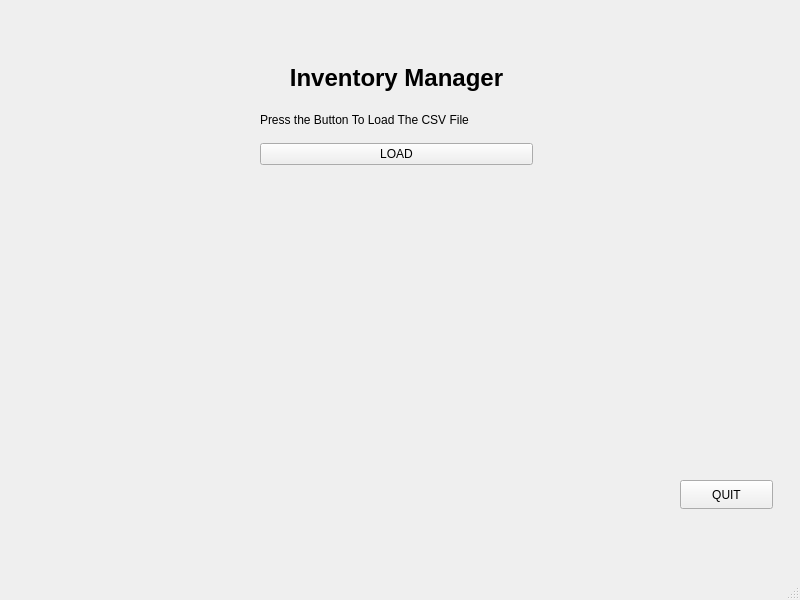
<?xml version="1.0" encoding="UTF-8"?>
<ui version="4.0">
 <class>MainWindow</class>
 <widget class="QMainWindow" name="MainWindow">
  <property name="geometry">
   <rect>
    <x>0</x>
    <y>0</y>
    <width>800</width>
    <height>600</height>
   </rect>
  </property>
  <property name="windowTitle">
   <string>MainWindow</string>
  </property>
  <widget class="QWidget" name="centralwidget">
   <widget class="QPushButton" name="pushButtonQuit">
    <property name="geometry">
     <rect>
      <x>680</x>
      <y>480</y>
      <width>93</width>
      <height>29</height>
     </rect>
    </property>
    <property name="text">
     <string>QUIT</string>
    </property>
   </widget>
   <widget class="QWidget" name="">
    <property name="geometry">
     <rect>
      <x>260</x>
      <y>60</y>
      <width>273</width>
      <height>105</height>
     </rect>
    </property>
    <layout class="QVBoxLayout" name="verticalLayout">
     <item>
      <widget class="QLabel" name="labeIM">
       <property name="lineWidth">
        <number>1</number>
       </property>
       <property name="text">
        <string>&lt;html&gt;&lt;head/&gt;&lt;body&gt;&lt;p align=&quot;center&quot;&gt;&lt;span style=&quot; font-size:18pt; font-weight:700;&quot;&gt;Inventory Manager&lt;/span&gt;&lt;/p&gt;&lt;/body&gt;&lt;/html&gt;</string>
       </property>
       <property name="alignment">
        <set>Qt::AlignCenter</set>
       </property>
      </widget>
     </item>
     <item>
      <widget class="QLabel" name="label">
       <property name="text">
        <string>Press the Button To Load The CSV File</string>
       </property>
      </widget>
     </item>
     <item>
      <widget class="QPushButton" name="pushButtonLOAD">
       <property name="text">
        <string>LOAD</string>
       </property>
      </widget>
     </item>
    </layout>
   </widget>
  </widget>
  <widget class="QMenuBar" name="menubar">
   <property name="geometry">
    <rect>
     <x>0</x>
     <y>0</y>
     <width>800</width>
     <height>26</height>
    </rect>
   </property>
  </widget>
  <widget class="QStatusBar" name="statusbar"/>
 </widget>
 <resources/>
 <connections>
  <connection>
   <sender>pushButtonQuit</sender>
   <signal>clicked()</signal>
   <receiver>MainWindow</receiver>
   <slot>close()</slot>
   <hints>
    <hint type="sourcelabel">
     <x>424</x>
     <y>305</y>
    </hint>
    <hint type="destinationlabel">
     <x>516</x>
     <y>332</y>
    </hint>
   </hints>
  </connection>
 </connections>
</ui>
